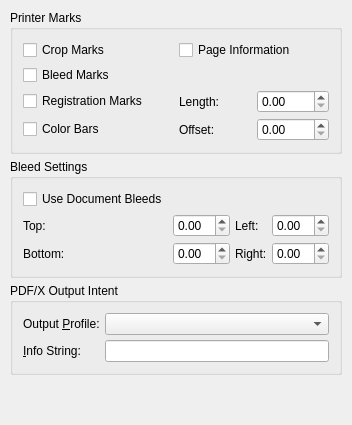
  <widget class="QWidget" name="tabPDFX">
   <attribute name="title">
    <string>Pre-Press</string>
   </attribute>
   <layout class="QVBoxLayout" name="tabPDFXLayout">
    <property name="spacing">
     <number>5</number>
    </property>
    <property name="leftMargin">
     <number>10</number>
    </property>
    <property name="topMargin">
     <number>10</number>
    </property>
    <property name="rightMargin">
     <number>10</number>
    </property>
    <property name="bottomMargin">
     <number>10</number>
    </property>
    <item>
     <widget class="QGroupBox" name="MarkGroup">
      <property name="title">
       <string>Printer Marks</string>
      </property>
      <layout class="QGridLayout" name="markGroupLayout">
       <property name="leftMargin">
        <number>10</number>
       </property>
       <property name="topMargin">
        <number>10</number>
       </property>
       <property name="rightMargin">
        <number>10</number>
       </property>
       <property name="bottomMargin">
        <number>10</number>
       </property>
       <property name="spacing">
        <number>5</number>
       </property>
       <item row="3" column="0">
        <widget class="QCheckBox" name="colorMarks">
         <property name="text">
          <string>Color Bars</string>
         </property>
        </widget>
       </item>
       <item row="2" column="0">
        <widget class="QCheckBox" name="registrationMarks">
         <property name="text">
          <string>Registration Marks</string>
         </property>
        </widget>
       </item>
       <item row="1" column="0">
        <widget class="QCheckBox" name="bleedMarks">
         <property name="text">
          <string>Bleed Marks</string>
         </property>
        </widget>
       </item>
       <item row="0" column="0">
        <widget class="QCheckBox" name="cropMarks">
         <property name="text">
          <string>Crop Marks</string>
         </property>
        </widget>
       </item>
       <item row="3" column="1">
        <layout class="QHBoxLayout" name="horizontalLayout_6">
         <item>
          <widget class="QLabel" name="label_25">
           <property name="text">
            <string>Offset:</string>
           </property>
          </widget>
         </item>
         <item>
          <widget class="ScrSpinBox" name="markOffset"/>
         </item>
        </layout>
       </item>
       <item row="2" column="1">
        <layout class="QHBoxLayout" name="horizontalLayout_8">
         <item>
          <widget class="QLabel" name="label_24">
           <property name="text">
            <string>Length:</string>
           </property>
          </widget>
         </item>
         <item>
          <widget class="ScrSpinBox" name="markLength"/>
         </item>
        </layout>
       </item>
       <item row="0" column="1">
        <widget class="QCheckBox" name="docInfoMarks">
         <property name="text">
          <string>Page Information</string>
         </property>
        </widget>
       </item>
      </layout>
     </widget>
    </item>
    <item>
     <widget class="QGroupBox" name="BleedGroup">
      <property name="title">
       <string>Bleed Settings</string>
      </property>
      <layout class="QGridLayout" name="bleedGroupLayout">
       <property name="leftMargin">
        <number>10</number>
       </property>
       <property name="topMargin">
        <number>10</number>
       </property>
       <property name="rightMargin">
        <number>10</number>
       </property>
       <property name="bottomMargin">
        <number>10</number>
       </property>
       <property name="spacing">
        <number>5</number>
       </property>
       <item row="1" column="0">
        <widget class="QLabel" name="bleedTopLabel">
         <property name="text">
          <string>Top:</string>
         </property>
        </widget>
       </item>
       <item row="1" column="1">
        <widget class="ScrSpinBox" name="BleedTop"/>
       </item>
       <item row="2" column="0">
        <widget class="QLabel" name="bleedBottomLabel">
         <property name="text">
          <string>Bottom:</string>
         </property>
        </widget>
       </item>
       <item row="2" column="1">
        <widget class="ScrSpinBox" name="BleedBottom"/>
       </item>
       <item row="2" column="3">
        <widget class="ScrSpinBox" name="BleedRight"/>
       </item>
       <item row="1" column="2">
        <widget class="QLabel" name="bleedLeftLabel">
         <property name="text">
          <string>Left:</string>
         </property>
        </widget>
       </item>
       <item row="1" column="3">
        <widget class="ScrSpinBox" name="BleedLeft"/>
       </item>
       <item row="2" column="2">
        <widget class="QLabel" name="bleedRightLabel">
         <property name="text">
          <string>Right:</string>
         </property>
        </widget>
       </item>
       <item row="0" column="0">
        <widget class="QCheckBox" name="docBleeds">
         <property name="text">
          <string>Use Document Bleeds</string>
         </property>
        </widget>
       </item>
      </layout>
     </widget>
    </item>
    <item>
     <widget class="QGroupBox" name="X3Group">
      <property name="title">
       <string>PDF/X Output Intent</string>
      </property>
      <layout class="QGridLayout" name="X3GroupLayout">
       <property name="leftMargin">
        <number>10</number>
       </property>
       <property name="topMargin">
        <number>10</number>
       </property>
       <property name="rightMargin">
        <number>10</number>
       </property>
       <property name="bottomMargin">
        <number>10</number>
       </property>
       <property name="spacing">
        <number>5</number>
       </property>
       <item row="0" column="1">
        <widget class="QComboBox" name="PrintProfC">
         <property name="editable">
          <bool>false</bool>
         </property>
        </widget>
       </item>
       <item row="0" column="0">
        <widget class="QLabel" name="label_30">
         <property name="text">
          <string>Output &amp;Profile:</string>
         </property>
         <property name="buddy">
          <cstring>PrintProfC</cstring>
         </property>
        </widget>
       </item>
       <item row="1" column="0">
        <widget class="QLabel" name="label_31">
         <property name="text">
          <string>&amp;Info String:</string>
         </property>
         <property name="buddy">
          <cstring>InfoString</cstring>
         </property>
        </widget>
       </item>
       <item row="1" column="1">
        <widget class="QLineEdit" name="InfoString"/>
       </item>
      </layout>
     </widget>
    </item>
    <item>
     <spacer name="verticalSpacer_4">
      <property name="orientation">
       <enum>Qt::Vertical</enum>
      </property>
      <property name="sizeHint" stdset="0">
       <size>
        <width>20</width>
        <height>40</height>
       </size>
      </property>
     </spacer>
    </item>
   </layout>
  </widget>
